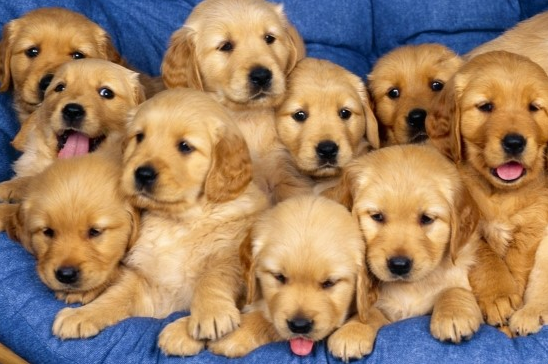
#> input picture Day1/dog.bmp, 548 x 364 px
$ python 5_copyimg.py
#> lines starting #> are read from the running program, lines starting #| are printed output that depends on the picture
import cv2

img_origin = cv2.imread('./dog.bmp')
#> img_origin is the input picture: shape (364, 548, 3); mean B, G, R 100.4, 128.9, 159
'''
img_origin = img_origin[91:210, 125:210]
img_copy = img_origin
'''
img_copy = img_origin[91:210, 125:210].copy()
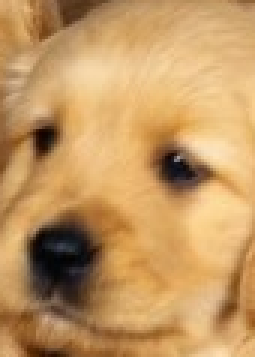
#> img_copy: shape (119, 85, 3) (shown 3 times larger); mean B, G, R 97.8, 151.6, 194.8

cv2.imshow('img_origin', img_origin)
cv2.imshow('img_copy', img_copy)
cv2.waitKey()
